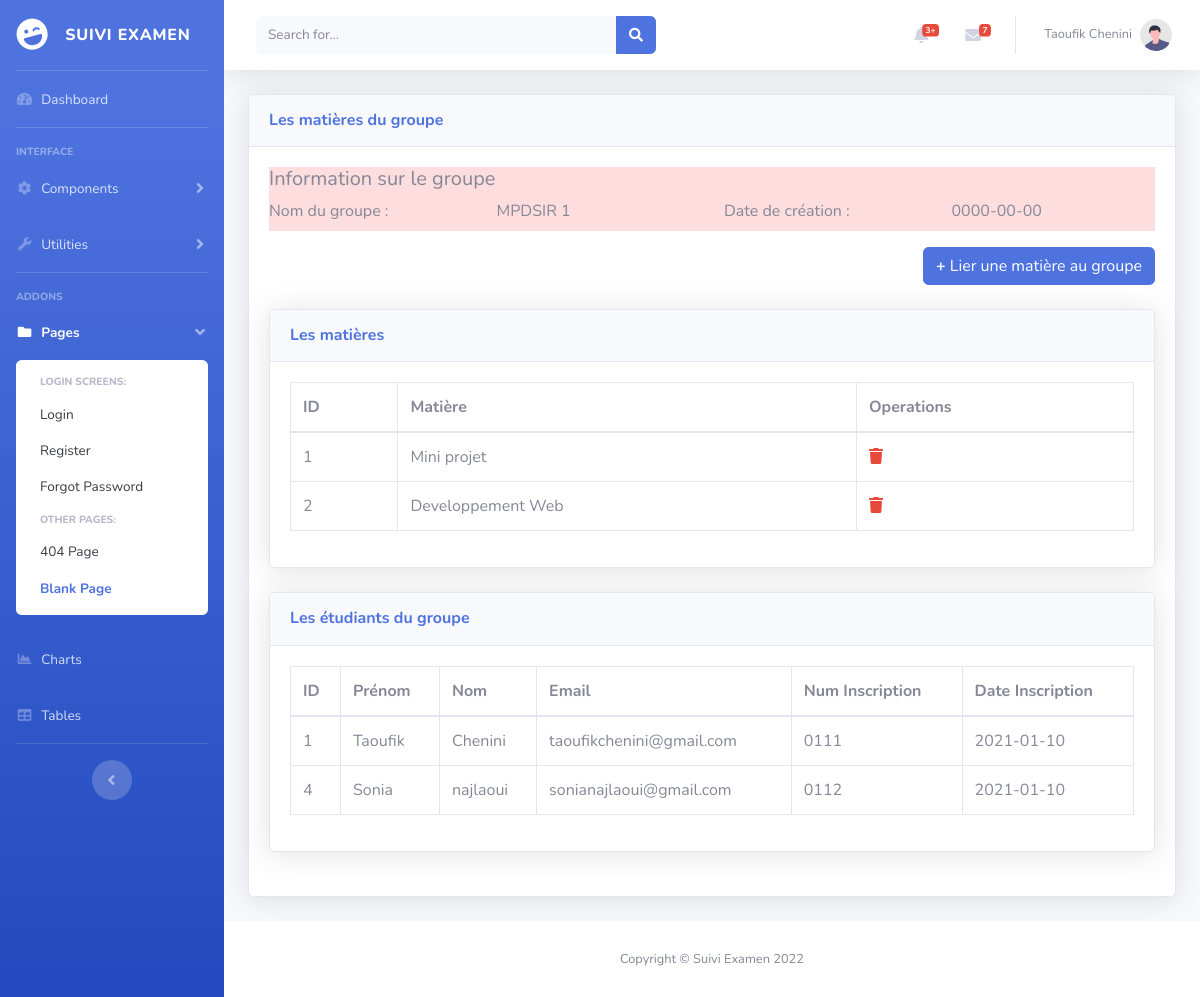
The app's page /admin/groupe_details.php?id_groupe=1, older data.
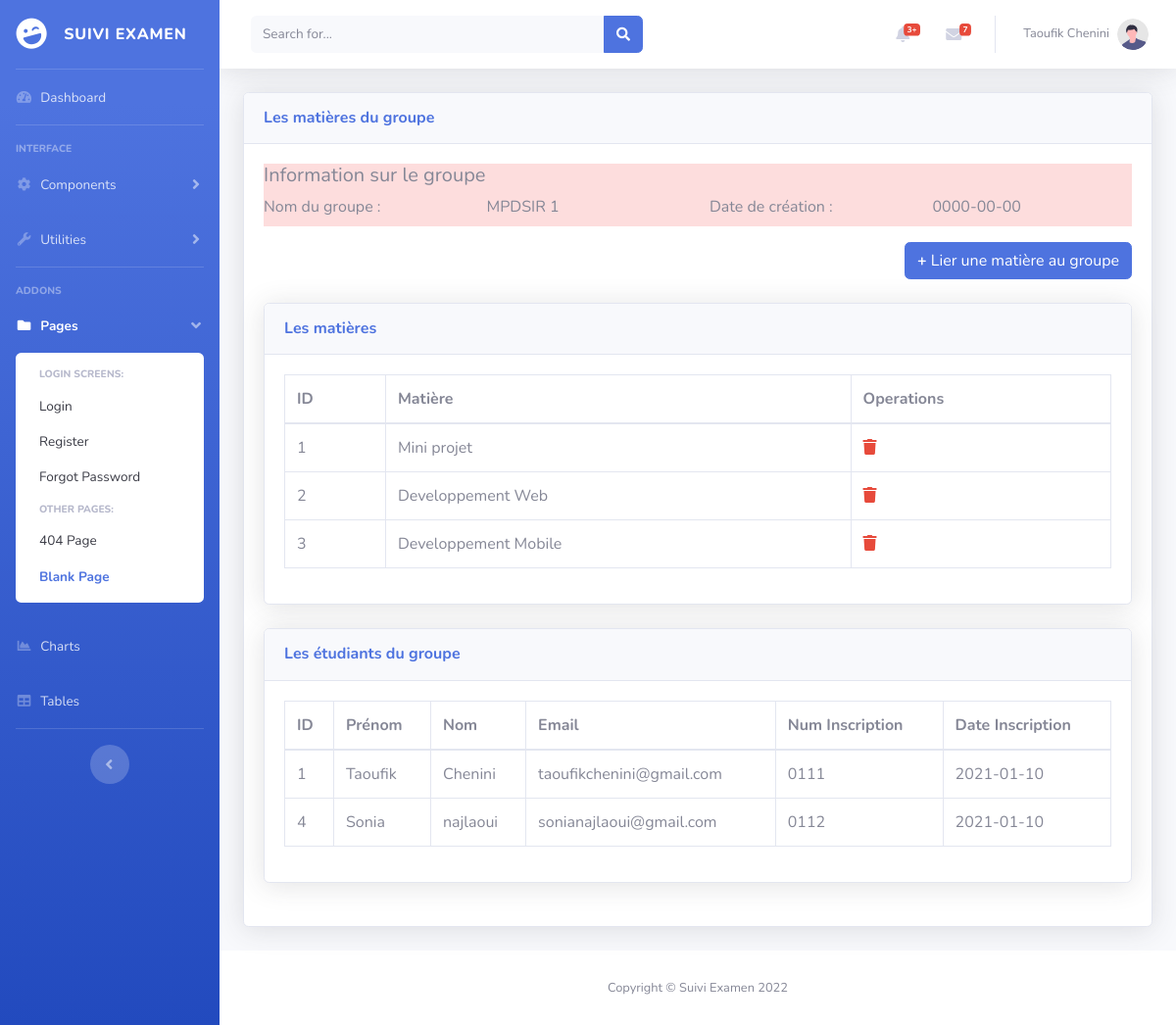
The same page, newer data.
### tables this page shows
CREATE TABLE `subject_groupe` (
  `idSG` int(11) NOT NULL,
  `idGroupe` int(11) NOT NULL,
  `IdMatiere` int(11) NOT NULL
);

CREATE TABLE `matieres` (
  `id_mat` int(11) NOT NULL,
  `nom_mat` varchar(100) NOT NULL,
  `coefMat` varchar(10) NOT NULL,
  `NbreHeureCours` varchar(10) NOT NULL,
  `NbreHeureTP` varchar(10) NOT NULL
);

CREATE TABLE `etudiant` (
  `numEtd` int(11) NOT NULL,
  `nomEtd` varchar(50) NOT NULL,
  `prenomEtd` varchar(50) NOT NULL,
  `DateNaissanceEtd` date NOT NULL,
  `photoEtd` varchar(150) NOT NULL,
  `adresseMailEtd` varchar(100) NOT NULL,
  `numInscription` varchar(50) NOT NULL,
  `dateInscription` date NOT NULL,
  `au` int(11) NOT NULL,
  `password` varchar(100) NOT NULL,
  `groupe` varchar(11) NOT NULL
);

### admin/groupe_details.php (the view, shortened to what the changed rows need)
<?php
include('includes/header.php');
include('includes/navbar.php');
include('config/dbconn.php');
$id=$_GET['id_groupe'];
$query="SELECT subject_groupe.*, matieres.nom_mat from subject_groupe
LEFT JOIN matieres ON subject_groupe.IdMatiere = matieres.id_mat WHERE subject_groupe.idGroupe='".$id."'";
$res=mysqli_query($con, $query);
$sql="SELECT * from etudiant WHERE groupe='".$id."'";
$student=mysqli_query($con, $sql);
?>
 <div class="container-fluid">
    <div class="card shadow mb-4">
        <div class="card-body">
                        <div class="card shadow mb-4">
                            <div class="card-body">
                            <div class="table-responsive">
                                <table class="table table-bordered" width="100%" cellspacing="0">
                                    <thead>
                                        <tr>
                                            <th>ID</th>
                                            <th>Matière</th>
                                            <th>Operations</th>
                                        </tr>
                                    </thead>
                                    <tbody>
                                        <?php $i = 0;
                                        foreach($res as $data){
                                            $i++; ?>
                                        <tr>
                                            <td><?php echo $i; ?></td>
                                            <td><?php echo $data['nom_mat']; ?></td>
                                            <td>
                                                <a href="" data-target="#modal_delete<?php echo $data['idSG']?>" data-toggle="modal" class="icon-lg text-danger ">
                                                    <i class="fas fa-trash"></i>
                                                </a>
                                            </td>
                                        </tr>
                                        <?php } ?>
                                    </tbody>
                                </table>
                            </div>
                            </div>
                        </div>
                        <div class="card shadow mb-4">
                            <div class="card-body">
                            <div class="table-responsive">
                                <table class="table table-bordered" id="" width="100%" cellspacing="0">
                                    <thead>
                                        <tr>
                                            <th>ID</th>
                                            <th>Prénom</th>
                                            <th>Nom</th>
                                            <th>Email</th>
                                            <th>Num Inscription</th>
                                            <th>Date Inscription</th>
                                        </tr>
                                    </thead>
                                    <tbody>
                                        <?php foreach($student as $data){ ?>
                                        <tr>
                                            <td><?php echo $data['numEtd']; ?></td>
                                            <td><?php echo $data['prenomEtd']; ?></td>
                                            <td><?php echo $data['nomEtd']; ?></td>
                                            <td><?php echo $data['adresseMailEtd']; ?></td>
                                            <td><?php echo $data['numInscription']; ?></td>
                                            <td><?php echo $data['dateInscription']; ?></td>
                                        </tr>
                                        <?php } ?>
                                    </tbody>
                                </table>
                            </div>
                            </div>
                        </div>
                        </div>
                    </div>
</div>
<?php
include('includes/footer.php');
include('includes/scripts.php');
?>

Row changes from the older to the newer data that the page shows:
added subject_groupe: IdMatiere.nom_mat "Developpement Mobile"
